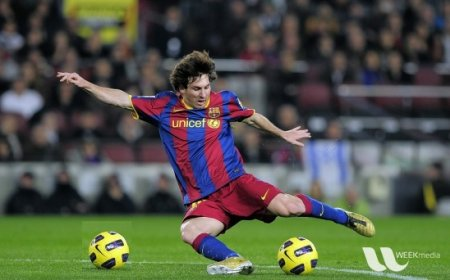
#> input picture messi5.jpg, 450 x 280 px
$ jupyter execute convolution.ipynb
#> lines starting #> are read from the running program, lines starting #| are printed output that depends on the picture
[cell 1]
import numpy as np
import cv2
from matplotlib import pyplot as plt
from skimage.exposure import rescale_intensity

[cell 2]
#def convolve(image, kernel, padding, stride):
padding = 2 #pad 수
stride = 1 #stride 수

image = cv2.imread('messi5.jpg') #원본 이미지 불러오기
#> image is the input picture: shape (280, 450, 3); mean B, G, R 72.3, 85.8, 82.3
(input_H, input_W, iput_C) = image.shape[0:3] #(.shape:차원별 크기 구하기) 각각 길이,높이,채널수 변수에 대입
#> input_H = 280; input_W = 450; iput_C = 3

kernel = np.array([[1,0,-1],[0,0,0],[-1,0,1]]) #필터 임의 지정
(kernel_H, kernel_W) = kernel.shape[0:2] #필터(2차원)이므로 각각 길이,높이에 대입

output_H=int((input_H+2*padding-kernel_H)/stride+1) #아웃풋(3차원)의 길이,높이,채널수 변수 지정
#> output_H = 282
output_W=int((input_W+2*padding-kernel_W)/stride+1) #패딩하기 전 원본이미지에서 미리 계산해야함
#> output_W = 452
output_C=image.shape[2] #인풋 이미지의 채널수대로 split, 컨볼루션 후 아웃풋변수에 대입, merge 해야 하므로 인풋과 채널수 동일하게 설정
#> output_C = 3

output=np.zeros((output_H, output_W, output_C), dtype="float32") #컨볼루션한 각 채널이 들어갈 아웃풋 채널별 변수를 만들기 위해 0행렬 배열 미리 만들기

image_paded = cv2.copyMakeBorder(image, padding, padding, padding, padding,cv2.BORDER_REPLICATE) #이미지 패딩, 반사 모양 으로
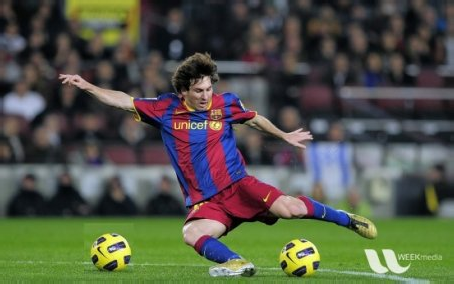
#> image_paded: shape (284, 454, 3); mean B, G, R 72, 86, 82.2

b,g,r = cv2.split(image_paded) #패딩한 원본 이미지를 채널별로 쪼개기
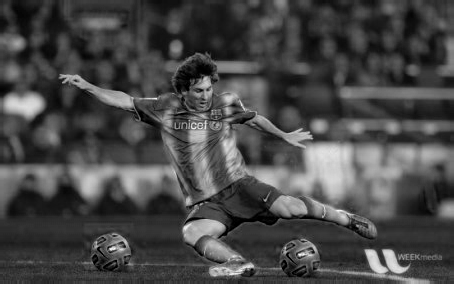
#> b: shape (284, 454); min 0, max 250, mean 72
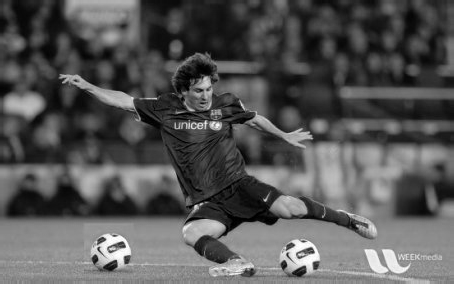
#> g: shape (284, 454); min 0, max 255, mean 86
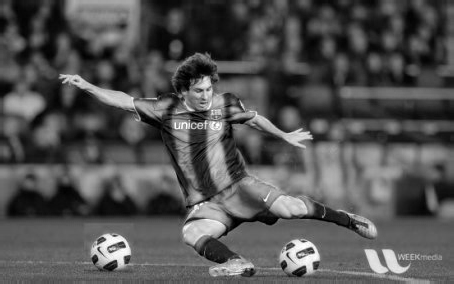
#> r: shape (284, 454); min 0, max 255, mean 82.2
output_b,output_g,output_r = cv2.split(output) #위에서 만든 0행렬 배열(아웃풋 이미지)를 채널별로 쪼개기
#> output_b: shape (282, 452) float32; every value is 0
#> output: shape (282, 452, 3) float32; every value is 0

for y in np.arange(0, output_H, stride): #y값에 0부터 output_H-1까지 stride칸씩 이동하면서 정수 대입
    for x in np.arange(0, output_W, stride):
        roi = b[y:kernel_H+y , x:kernel_W+x] #패딩된 원본 이미지에서 필터크기와 같은 칸을 0,0좌표부터 이동하며 추출 (곱셈 연산을 위해)
        k = (roi*kernel).sum()#추출된 roi(x행y열)와 지정된 필터(x행y열)를 곱한 후 나오는 x행y열 행렬의 성분을 단순 덧셈
        if (k<0):
            output_b[y, x] = 0 #k가 -값인 경우, 0~255의 정수 배열인 BGR 형식에 비정상적으로 들어감
        else: #*단순 0처리뿐만 방법이 아니라, k가 -값인 경우 +255를 하던, 여러가지 방법으로 조작 가능*
            output_b[y, x] = k #k가 0이 아닌 경우 아웃풋(b채널)에 대입
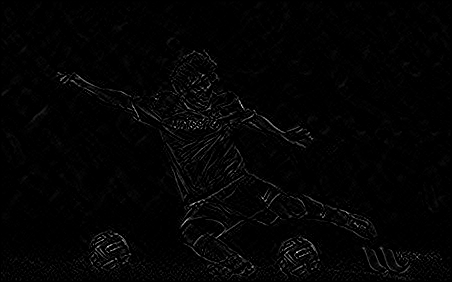
#> output_b: shape (282, 452) float32; min 0, max 236, mean 3.7

for y in np.arange(0, output_H, stride): #동일 연산을 패딩된 인풋이미지(g채널)에 적용 후 아웃풋(g채널)에 대입
    for x in np.arange(0, output_W, stride):
        roi = g[y:kernel_H+y , x:kernel_W+x]
        k = (roi*kernel).sum()
        if (k<0):
            output_g[y, x] = 0
        else:
            output_g[y, x] = k

for y in np.arange(0, output_H, stride): #동일 연산을 패딩된 인풋이미지(r채널)에 적용 후 아웃풋(r채널)에 대입
    for x in np.arange(0, output_W, stride):
        roi = r[y:kernel_H+y , x:kernel_W+x]
        k = (roi*kernel).sum()
        if (k<0):
            output_r[y, x] = 0
        else:
            output_r[y, x] = k

print("pad = " + str(padding))
print("stride = " + str(stride))
print("마스크 사이즈 = " + str(kernel.shape))
print("패드 = " + str(padding))
print("인풋 이미지 사이즈 : " + str(image.shape))
#| 인풋 이미지 사이즈 : (280, 450, 3)
print("아웃풋 이미지 사이즈 : " + str(output.shape))
#| 아웃풋 이미지 사이즈 : (282, 452, 3)
print("패딩_인풋 이미지 사이즈 : " + str(image_paded.shape))
#| 패딩_인풋 이미지 사이즈 : (284, 454, 3)
print("패딩_인풋 이미지 사이즈(채널) : " + str(b.shape))
#| 패딩_인풋 이미지 사이즈(채널) : (284, 454)
print("아웃풋 이미지 사이즈(채널) : " + str(output_b.shape))
#| 아웃풋 이미지 사이즈(채널) : (282, 452)

output=cv2.merge((output_b.astype('uint8'),output_g.astype('uint8'),output_r.astype('uint8')))
#아웃풋 r,g,b 채널을 합해 3차원 구조로 merge
#여기서 합쳐진 output은 위에서 영행렬 배열을 만들때 플로팅 형식으로 지정해줬으므로
#각각의 아웃풋 채널들을 합치기 전에 unsigned(부호 없는) 8bit로 형변환

plt.subplot(121),plt.imshow(cv2.cvtColor(image,cv2.COLOR_BGR2RGB)),plt.title('Original')
plt.subplot(122),plt.imshow(cv2.cvtColor(output,cv2.COLOR_BGR2RGB)),plt.title('changed')
plt.show()
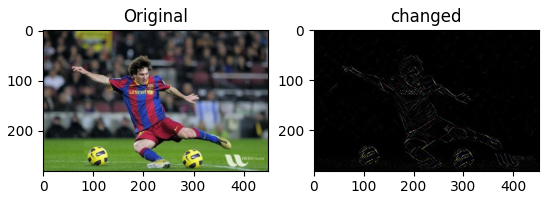
#> figure drawn by matplotlib, 2 panels

#return output
